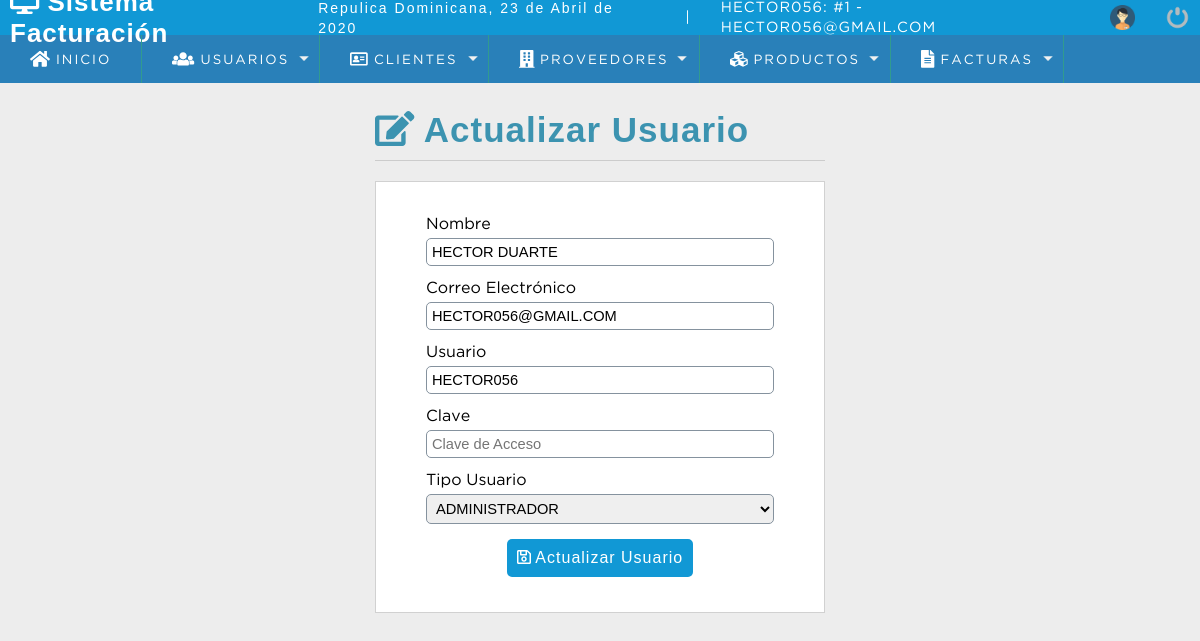
/sistema/editar_usuario.php?id=1 (signed in), run on the app's committed database.
### tables this page shows
CREATE TABLE `usuario` (
  `idusuario` int(11) NOT NULL,
  `nombre` varchar(50) DEFAULT NULL,
  `correo` varchar(100) DEFAULT NULL,
  `usuario` varchar(15) DEFAULT NULL,
  `clave` varchar(100) DEFAULT NULL,
  `rol` int(11) DEFAULT NULL,
  `estatus` int(11) NOT NULL DEFAULT 1
);

CREATE TABLE `rol` (
  `idrol` int(11) NOT NULL,
  `rol` varchar(20) DEFAULT NULL
);

### sistema/editar_usuario.php (the view, shortened to what this page needs)
<?php
	require "../conexion.php";
	$iduser = $_REQUEST['id'];
	$sql= mysqli_query($conexion,"SELECT u.idusuario, u.nombre, u.correo, u.usuario, (u.rol) as idrol, (r.rol) as rol
								  from usuario u
								  INNER JOIN rol r
								  ON u.rol = r.idrol
								  WHERE idusuario=$iduser AND estatus =1 ");
	$resultado_sql= mysqli_num_rows($sql);
		if ($resultado_sql	==0){
			header('Location: lista_usuario.php');
		}else{
				$option = "";
			while ($data = mysqli_fetch_array($sql)){
			$nombre = $data['nombre'];
			$correo = $data['correo'];
			$usuario= $data['usuario'];
			$idrol  = $data['idrol'];
			$rol    = $data['rol'];
			if($idrol ==1){
				$option='<option value="'.$idrol.'" select>'.$rol.'</option>';
			}else if ($idrol ==2) {
				$option='<option value="'.$idrol.'" select>'.$rol.'</option>';
			}else if ($idrol ==3) {
				$option='<option value="'.$idrol.'" select>'.$rol.'</option>';
		}
	}
}
?>
<!DOCTYPE html>
<html lang="en">
<head>
		<?php include "includes/scripts.php";?>
</head>
<body>
		<?php include "includes/header.php";?>
	<section id="container">
<div class="form_register">
	<h1><i class="fas fa-edit"></i> Actualizar Usuario</h1>
	<hr>
		<form accion="" method="post">
<label for="nombre">Nombre</label>
<input type="text" name="nombre" id="nombre" placeholder="Nombre Completo" value="<?php echo $nombre; ?>" >
<label for="correo">Correo Electrónico</label>
<input type="email" name="correo" id="correo" placeholder="Correo Electrónico" value="<?php echo $correo; ?>">
<label for="usuario">Usuario</label>
<input type="text" name="usuario" id="usuario" placeholder="Usuario" value="<?php echo $usuario; ?>">
<label for="clave">Clave</label>
<input type="password" name="clave" id="clave" placeholder="Clave de Acceso">
<label for="rol">Tipo Usuario</label>
 	<select name="rol" id="rol" class="NotItemOne">
 <?php
 	echo $option;
	?>
	 </select>
 	<button type="submit" class="btn_save"><i class="far fa-save"></i> Actualizar Usuario</button>
		</form>
		</div>
	</section>
</body>
</html>

### sistema/css/style.css (style rules this page uses)
* { margin: 0; padding: 0; box-sizing: border-box; }
body { background: #ededed; }
h1, h2, h3, h4, h5, h6 { font-family: 'arial'; font-weight: bold; letter-spacing: 1px; }
h1 { font-size: 26px; }
#container { padding: 90px 15px 15px; }
.form_register { width: 450px; margin: auto; margin-top: 20px; }
.form_register h1 { color:#3c93b0; }
hr { border: 0; background: #ccc; height: 1px; margin: 10px 0; display: block; }
form { background: #fff; margin: auto; padding: 20px 50px; border: 1px solid #d1d1d1 }
label { display: block; font-size: 12pt; font-family: 'GothamBook'; margin: 15px auto 5px auto; }
input, select { display: block; width: 100%; font-size: 11pt; padding: 5px; border: 1px solid #85929e; border-radius: 5px; }
.NotItemOne option:first-child { display: none; }
.btn_save { font-size: 12pt; background: #1198d5; padding: 10px; color: #fff; letter-spacing: 1px; border: 0; cursor:pointer; margin: 15px auto; display: block; border-radius: 5px; margin: top 30px; }
#container h1 { font-size: 35px; display: inline-block; }

### data on the page
usuario: nombre "HECTOR DUARTE", correo "HECTOR056@GMAIL.COM", usuario "HECTOR056", rol "ADMINISTRADOR"

### other printed values
fechaC() "23 de Abril de 2020"
$_SESSION['user'] "HECTOR056"
$_SESSION['rol'] "1"
$_SESSION['email'] "HECTOR056@GMAIL.COM"
